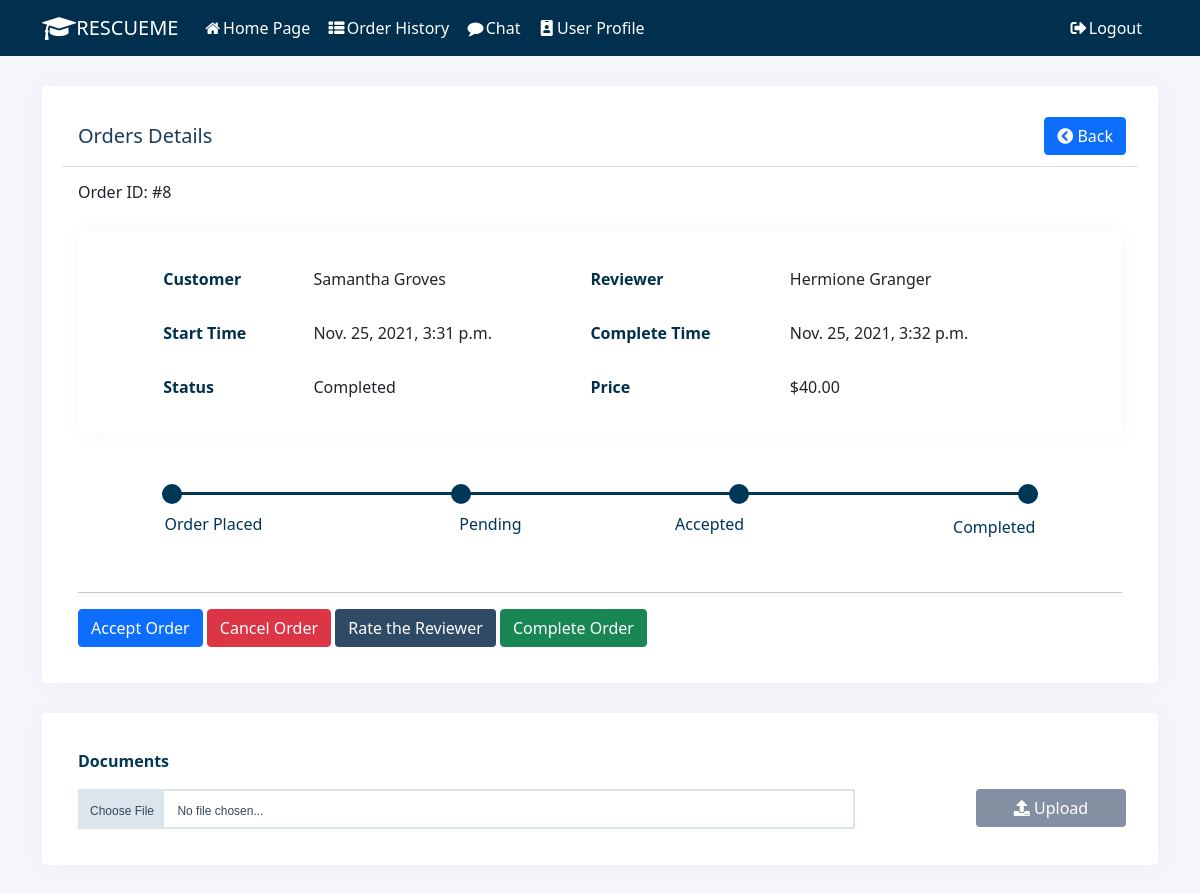
Screenshot of /order_detail/?order_id=8 with the database file from the repository.
### resume_review/models.py (models this page shows)
class Order(models.Model):
    PENDING = 'Pending'
    ACCEPT = 'Accepted'
    REJECT = 'Cancelled'
    COMPLETE = 'Completed'
    Order_State = [
        (PENDING, 'Pending'),
        (ACCEPT, 'Accepted'),
        (REJECT, 'Cancelled'),
        (COMPLETE, 'Completed'),
    ]
    account = models.ForeignKey(Account, on_delete=models.PROTECT)
    reviewer = models.ForeignKey(Reviewer, on_delete=models.PROTECT)
    create_at = models.DateTimeField(null=False, default=timezone.now)
    finished_at = models.DateTimeField(null=True, default=None)
    state = models.CharField(
        max_length=100, choices=Order_State, default=PENDING)
    resume = models.FileField(upload_to='resumes', null=True)

class Account(models.Model):
    FRESHMEN = 'Freshmen'
    SOPHOMORE = 'Sophomore'
    JUNIOR = 'Junior'
    SENIOR = 'Senior'
    GRADUATE = 'Graduate'
    ACADEMIC_STANDING = [
        (FRESHMEN, 'Freshmen'),
        (SOPHOMORE, 'Sophomore'),
        (JUNIOR, 'Junior'),
        (SENIOR, 'Senior'),
        (GRADUATE, 'Graduate'),
    ]
    MAJOR = source_api.get_major_list()
    user = models.ForeignKey(User, on_delete=models.CASCADE)
    first_name = models.CharField(max_length=255)
    last_name = models.CharField(max_length=255)
    major = models.CharField(max_length=255, choices=MAJOR)
    academic = models.CharField(
        max_length=255, choices=ACADEMIC_STANDING)
    phone = models.CharField(max_length=12)
    create_at = models.DateField(auto_now=True)
    avatar = models.ImageField(
        upload_to='profile_pic', null=True, default='user.png')

class Reviewer(models.Model):
    account = models.ForeignKey(Account, on_delete=models.CASCADE)
    price = models.DecimalField(max_digits=6, decimal_places=2, default=0)
    specialized_field = models.CharField(max_length=255)
    self_intro = models.TextField()
    DELIVERY_TIME_CHOICES = [
        ('delivery_1', 'One week'),
        ('delivery_2', 'Two weeks'),
        ('delivery_3', 'Three weeks'),
        ('delivery_4', 'Four weeks or more'),
    ]
    rate = models.FloatField(default=0)
    delivery_time = models.CharField(
        max_length=255, choices=DELIVERY_TIME_CHOICES, default='delivery_1')

### resume_review/views.py (the view, shortened to what this page needs)
# urls.py: path('order_detail/', views.OrderDetailView.as_view(), name='order_detail'),
class OrderDetailView(FormView):
    template_name = "order_detail.html"
    form_class = OrderDetailForm
    def get_context_data(self, **kwargs):
        context = super().get_context_data(**kwargs)
        order_id = self.request.GET.get('order_id')
        if not order_id:
            return context
        order = user_api.get_order(order_id)
        context['order'] = order
        account = user_api.get_account_by_user(self.request.user)
        context['current_account'] = account
        return context
    def get(self, request, *args, **kwargs):
        context = self.get_context_data(**kwargs)
        return self.render_to_response(context)

### resume_review/user_api.py (called while the page is built)
def get_account_by_user(user):
    try:
        accounts = Account.objects.filter(user=user)
        if len(accounts) == 0:
            logger.error('cannot find account for user %s' % user)
            return None
        return accounts[0]
    except:
        logger.error('get_account_by_user failed')
    return None

def get_order(order_id):
    try:
        orders = Order.objects.filter(id=order_id)
        if len(orders) == 0:
            logger.error('cannot find order for %s' % order_id)
            return None
        return orders[0]
    except:
        logger.error('get_order failed')
    return None

### resume_review/templates/order_detail.html (shortened to what this page needs)
{% extends "base.html" %}
{% load static %}
{% block content %}
<link rel="stylesheet" href="{% static 'css/order_detail.css' %}" />
<link rel="stylesheet" href="{% static 'css/rating.css' %}" />
<link rel="stylesheet" href="{% static 'css/track_order.css' %}" />
<form class="order-detail-form" id="order-detail-form" method="post" action="" enctype="multipart/form-data" novalidate>
    <div class="container">
        <article class="card">
            <header class="card-header">
                <div class='row'>
                    <div class="col-sm-8" >
                        <div class="order-title"> <h5>Orders Details</h5></div>
                    </div>
                    <div class="col-sm-2" >
                        <a href="{% url 'order' %}" class="btn btn-primary order-btn" data-abc="true"> <i class="fas fa-chevron-circle-left"></i> Back</a>
                    </div>
                </div>
            </header>
            <div class="card-body">
                <h6>Order ID: #{{order.id}}</h6>
                <article class="card">
                    <div class="order-col-element" >
                        <table>
                            <tr>
                                <td class="table-header">Customer</td>
                                <td class="table-content" id='customer-name'>{{ order.account.first_name }} {{ order.account.last_name }}</td>
                                <td class="table-header">Reviewer</td>
                                <td id="reviewer-name" class="table-content">{{ order.reviewer.account.first_name }} {{ order.reviewer.account.last_name }}</td>
                            </tr>
                            <tr>
                                <td class="table-header">Start Time</td>
                                <td class="table-content">{{order.create_at}}</td>
                                <td class="table-header">Complete Time</td>
                                <td class="table-content">
                                    {% if order.finished_at %}
                                    {{order.finished_at}}
                                    {% endif %}
                                </td>
                            </tr>
                            <tr>
                                <td class="table-header">Status</td>
                                <td class="table-content">{{order.state}}</td>
                                <td class="table-header">Price</td>
                                <td class="table-content">${{ order.reviewer.price }}</td>
                            </tr>
                        </table>
                    </div>
                </article>
                <div class="progress-track" style="margin-top:50px;margin-bottom:50px">
                    <ul id="progressbar">
                        <li class="step0 active" id="step1"><span id="progress-one">Order Placed</span></li>
                        <li class="step0 active text-center" id="step2"><span style="text-align: center;" id="progress-two">Pending</span></li>
                        <li class="step0 text-center" id="step3"><span id="progress-three">Accepted</span></li>
                        <li class="step0 text-right" id="step4"><span id="progress-four">Completed</span></li>
                    </ul>
                </div>
                <hr>
                <button type="submit" class="btn btn-primary" id="accept">Accept Order</button>
                <button type="submit" class="btn btn-danger" id="cancel">Cancel Order</button>
                <button type="button" class="btn" data-toggle="modal" data-target="#exampleModal" id="ratingSection">
                    Rate the Reviewer
                </button>
                <button type="submit" class="btn btn-success" id="complete">
                    Complete Order
                </button>
            </div>
        </article>
        <div class="card" id="doc-card">
            <div class="card-body">
            <div class="sub-title">Documents</div>
            <div class="row mt-3">
                <div class="file-upload col-9">
                    <div class="file-select">
                        <div class="file-select-button" id="fileName">Choose File</div>
                        <div class="file-select-name" id="noFile">No file chosen...</div>
                    </div>
                </div>
                <div class="col-3">
                    <div style="display: flex; justify-content: flex-end">
                        <button type="submit" class="btn btn-default order-btn" id="upload"><i class="fas fa-upload"></i> Upload</button>
                    </div>
                </div>
            </div>
        </div>
    </div>
    </div>
</form>
{% endblock %}

### static/css/order_detail.css (style rules this page uses)
.card-header { background-color: #ffffff; }
.order-title { color:#1b3d59; margin: 10px auto; vertical-align: middle; }
.col-sm-2 { padding:3px; }
.order-btn { float:right; position: absolute; right: 32px; }
form { align-items: center; }
td { padding: 15px; }
table { width: 90%; margin: auto; background-color: #fff; }
span { margin: 3px; }
.sub-title { color: #003658; font-weight: bold; }
#ratingSection { background-color: #2e4a65; color: #ffffff; }
.file-upload { display:block;text-align:center;font-family: Helvetica, Arial, sans-serif;font-size: 12px; }
.file-upload .file-select { display:block;border: 2px solid #dce4ec;color: #34495e;cursor:pointer;height:40px;line-height:40px;text-align:left;background:#FFFFFF;overflow:hidden;position:relative; }
.file-upload .file-select .file-select-button { background:#dce4ec;padding:0 10px;display:inline-block;height:40px;line-height:40px; }
.file-upload .file-select .file-select-name { line-height:40px;display:inline-block;padding:0 10px; }
body { background:#f5f6fa; }
.card { border: none; -webkit-box-shadow: 1px 0 20px rgba(96,93,175,.05); box-shadow: 1px 0 20px rgba(96,93,175,.05); margin-bottom: 30px; margin-top:30px; padding:20px; }
.table-header { color:#00304e; font-weight: bold; }
.btn-default { background-color:#8290a2; color:#ffffff; width: 150px; }

### static/css/track_order.css (style rules this page uses)
#progressbar { margin-bottom: 3vh; overflow: hidden; color: white; padding-left: 0px; margin-top: 3vh }
#progressbar li { list-style-type: none; font-size: 0.8rem; width: 25%; float: left; position: relative; font-weight: 400; color: #003658; }
#progressbar #step1:before { content: ""; color: white; width: 20px; height: 20px; margin-left: 0px !important }
#progressbar #step2:before { content: ""; color: #fff; width: 20px; height: 20px; margin-left: 32% }
#progressbar #step3:before { content: ""; color: #fff; width: 20px; height: 20px; margin-right: 32% }
#progressbar #step4:before { content: ""; color: rgba(206, 202, 202, 0.651); width: 20px; height: 20px; margin-right: 0px !important }
#progressbar li:before { line-height: 29px; display: block; font-size: 12px; background: rgba(184, 179, 179, 0.651); border-radius: 50%; margin: auto; z-index: -1; margin-bottom: 1vh }
#progressbar li:after { content: ''; height: 3px; background: rgba(206, 202, 202, 0.651); position: absolute; left: 0%; right: 0%; margin-bottom: 2vh; top: 8px; z-index: 1 }
.progress-track { padding: 0 8% }
#progressbar li:nth-child(2):after { margin-right: auto }
#progressbar li:nth-child(1):after { margin: auto }
#progressbar li:nth-child(3):after { float: left; width: 68% }
#progressbar li:nth-child(4):after { margin-left: auto; width: 132% }
#progressbar li.active:before, #progressbar li.active:after { background: #003658; }
#progress-one { font-size: 1.0rem; }
#progress-two { font-size: 1.0rem; padding: 0px 30px; }
#progress-three { font-size: 1.0rem; padding: 0px 30px; }
#progress-four { font-size: 1.0rem; float:right; }

### rows the page displays
Order: id "8", account.first_name "Samantha", account.last_name "Groves", reviewer.account.first_name "Hermione", reviewer.account.last_name "Granger", create_at "Nov. 25, 2021, 3:31 p.m.", finished_at "Nov. 25, 2021, 3:32 p.m.", state "Completed", reviewer.price "40.00"
